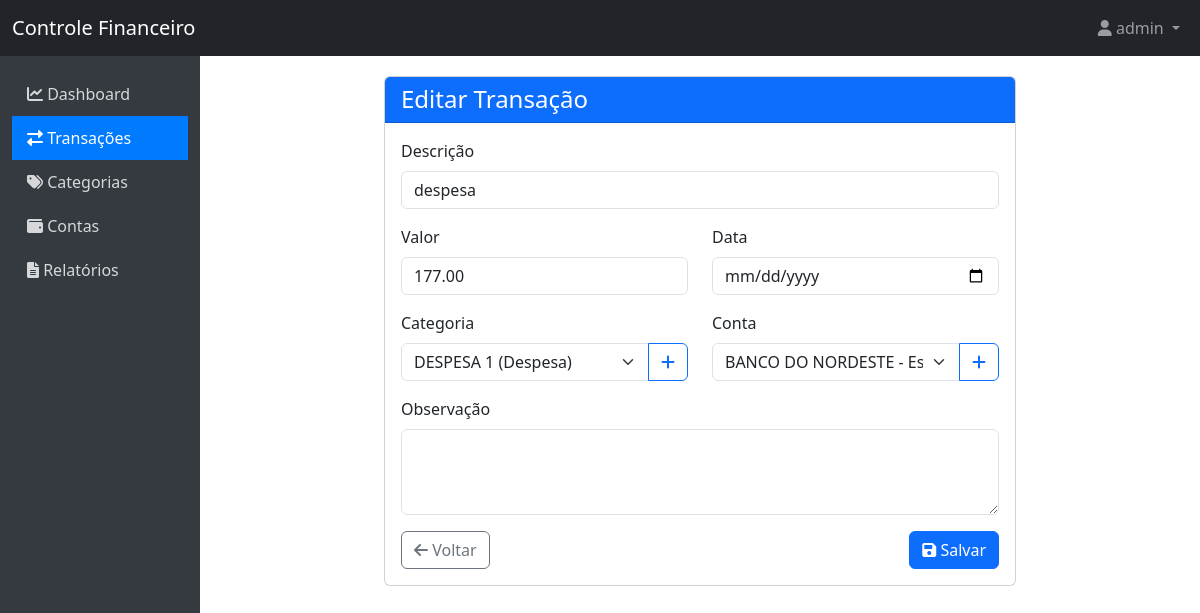
The page /transacoes/editar/23/ (signed in) on the database its author committed.
### controle/models.py (models this page shows, shortened)
class Transacao(models.Model):
    descricao = models.CharField(max_length=200)
    valor = models.DecimalField(max_digits=10, decimal_places=2)
    data = models.DateField(default=timezone.now)
    categoria = models.ForeignKey(Categoria, on_delete=models.CASCADE)
    conta = models.ForeignKey(Conta, on_delete=models.CASCADE)
    observacao = models.TextField(blank=True, null=True)
    usuario = models.ForeignKey(User, on_delete=models.CASCADE)
    class Meta:
        verbose_name = 'Transação'
        verbose_name_plural = 'Transações'
        ordering = ['-data']

### controle/views.py (the view)
# urls.py: path('transacoes/editar/<int:pk>/', views.editar_transacao, name='editar_transacao'),
@login_required
def editar_transacao(request, pk):
    transacao = get_object_or_404(Transacao, pk=pk, usuario=request.user)
    if request.method == 'POST':
        form = TransacaoForm(request.POST, instance=transacao)
        if form.is_valid():
            form.save()
            messages.success(request, 'Transação atualizada com sucesso!')
            return redirect('controle:lista_transacoes')
    else:
        form = TransacaoForm(instance=transacao)
        form.fields['categoria'].queryset = Categoria.objects.filter(usuario=request.user)
        form.fields['conta'].queryset = Conta.objects.filter(usuario=request.user)
    return render(request, 'controle/form_transacao.html', {'form': form})

### controle/forms.py
class TransacaoForm(forms.ModelForm):
    class Meta:
        model = Transacao
        fields = ['descricao', 'valor', 'data', 'categoria', 'conta', 'observacao']
        widgets = {
            'descricao': forms.TextInput(attrs={'class': 'form-control'}),
            'valor': forms.NumberInput(attrs={'class': 'form-control'}),
            'data': forms.DateInput(attrs={'class': 'form-control', 'type': 'date'}),
            'categoria': forms.Select(attrs={'class': 'form-select'}),
            'conta': forms.Select(attrs={'class': 'form-select'}),
            'observacao': forms.Textarea(attrs={'class': 'form-control', 'rows': 3}),
        }

### controle/models.py (called while the page is built)
    def __str__(self):
        return f'{self.nome} ({self.get_tipo_display()})'

    def __str__(self):
        return f'{self.nome} - R$ {self.saldo}'

### controle/templates/controle/form_transacao.html (shortened to what this page needs)
{% extends 'controle/base.html' %}
{% block content %}
<div class="row justify-content-center">
    <div class="col-md-8">
        <div class="card">
            <div class="card-header bg-primary text-white">
                <h4 class="mb-0">{% if form.instance.pk %}Editar{% else %}Nova{% endif %} Transação</h4>
            </div>
            <div class="card-body">
                <form method="post">
                    <div class="mb-3">
                        <label for="id_descricao" class="form-label">Descrição</label>
                        {{ form.descricao }}
                    </div>
                    <div class="row mb-3">
                        <div class="col-md-6">
                            <label for="id_valor" class="form-label">Valor</label>
                            {{ form.valor }}
                        </div>
                        <div class="col-md-6">
                            <label for="id_data" class="form-label">Data</label>
                            {{ form.data }}
                        </div>
                    </div>
                    <div class="row mb-3">
                        <div class="col-md-6">
                            <label for="id_categoria" class="form-label">Categoria</label>
                            <div class="input-group">
                                {{ form.categoria }}
                                <button type="button" class="btn btn-outline-primary" data-bs-toggle="modal" data-bs-target="#novaCategoriaModal">
                                    <i class="fas fa-plus"></i>
                                </button>
                            </div>
                        </div>
                        <div class="col-md-6">
                            <label for="id_conta" class="form-label">Conta</label>
                            <div class="input-group">
                                {{ form.conta }}
                                <button type="button" class="btn btn-outline-primary" data-bs-toggle="modal" data-bs-target="#novaContaModal">
                                    <i class="fas fa-plus"></i>
                                </button>
                            </div>
                        </div>
                    </div>
                    <div class="mb-3">
                        <label for="id_observacao" class="form-label">Observação</label>
                        {{ form.observacao }}
                    </div>
                    <div class="d-flex justify-content-between">
                        <a href="{% url 'controle:lista_transacoes' %}" class="btn btn-outline-secondary">
                            <i class="fas fa-arrow-left"></i> Voltar
                        </a>
                        <button type="submit" class="btn btn-primary">
                            <i class="fas fa-save"></i> Salvar
                        </button>
                    </div>
                </form>
            </div>
        </div>
    </div>
</div>
{% endblock %}

### controle/templates/controle/base.html (shortened to what this page needs)
<!DOCTYPE html>
<html lang="pt-br">
<head>
    <link href="https://cdn.jsdelivr.net/npm/bootstrap@5.3.0/dist/css/bootstrap.min.css" rel="stylesheet">
    <link rel="stylesheet" href="https://cdnjs.cloudflare.com/ajax/libs/font-awesome/6.0.0/css/all.min.css">
</head>
<body>
    <nav class="navbar navbar-expand-lg navbar-dark bg-dark">
        <div class="container-fluid">
            <a class="navbar-brand" href="{% url 'controle:dashboard' %}">Controle Financeiro</a>
            <div class="collapse navbar-collapse" id="navbarNav">
                <ul class="navbar-nav ms-auto">
                    {% if user.is_authenticated %}
                    <li class="nav-item dropdown">
                        <a class="nav-link dropdown-toggle" href="#" id="userDropdown" role="button" data-bs-toggle="dropdown">
                            <i class="fas fa-user"></i> {{ user.username }}
                        </a>
                    </li>
                    {% endif %}
                </ul>
            </div>
        </div>
    </nav>
    <div class="container-fluid">
        <div class="row">
            {% if user.is_authenticated %}
            <div class="col-md-2 sidebar py-3">
                <a href="{% url 'controle:dashboard' %}" class="{% if request.path == '/' %}active{% endif %}">
                    <i class="fas fa-chart-line"></i> Dashboard
                </a>
                <a href="{% url 'controle:lista_transacoes' %}" class="{% if 'transacoes' in request.path %}active{% endif %}">
                    <i class="fas fa-exchange-alt"></i> Transações
                </a>
                <a href="{% url 'controle:lista_categorias' %}" class="{% if 'categorias' in request.path %}active{% endif %}">
                    <i class="fas fa-tags"></i> Categorias
                </a>
                <a href="{% url 'controle:lista_contas' %}" class="{% if 'contas' in request.path %}active{% endif %}">
                    <i class="fas fa-wallet"></i> Contas
                </a>
                <a href="{% url 'controle:relatorio_mensal' %}" class="{% if 'relatorios' in request.path %}active{% endif %}">
                    <i class="fas fa-file-alt"></i> Relatórios
                </a>
            </div>
            <div class="col-md-10 content">
            {% else %}
            <div class="col-12 content">
            {% endif %}
                {% block content %}{% endblock %}
            </div>
        </div>
    </div>
</body>
</html>

### controle/templates/controle/base.html (style rules this page uses)
.sidebar { min-height: calc(100vh - 56px); background-color: #343a40; }
.sidebar a { color: rgba(255, 255, 255, 0.8); padding: 10px 15px; display: block; text-decoration: none; }
.sidebar a.active { color: #fff; background-color: #007bff; }
.content { padding: 20px; }

### rows shown on the page
Transacao: descricao "despesa", valor "177.00", categoria "DESPESA 1 (Despesa)", conta "BANCO DO NORDESTE - Ester - R$ 0.00"

### other values the page prints
{{ user.username }} "admin"
